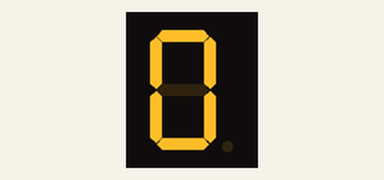
Recording of a sketch running on a simulated Arduino Uno, built with avr-gcc and run on an emulated ATmega328P. On the bench: 1-digit seven-segment display. Wiring (inferred from the names in the program): 1-digit 7-segment display, segments lit when LOW: segments pin 7, pin 6, pin 5, pin 11, pin 10, pin 8, pin 9, pin 4. The segment pins are drawn as the display they are named for.

Above: at 0.1 s.
At 10.1 s:
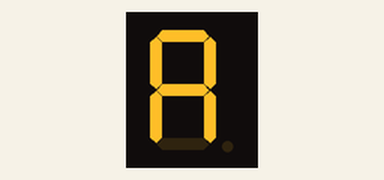
At 12.1 s:
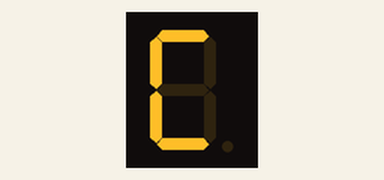
At 13.1 s:
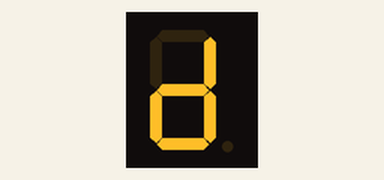
At 14.1 s:
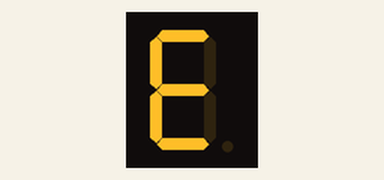
At 15.1 s:
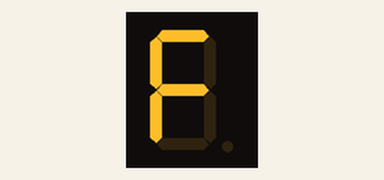

Measured:
- by itself, everything shown: repeats every 16.0 s, in 16 steps
- what the display in image 1 shows lasts 1.0 s, from 10.0 s to 11.0 s

The sketch:

sevenSegment.ino
```cpp
#include <Arduino.h>  // Import library Arduino untuk mengakses fungsi digitalWrite, pinMode, delay, dll

//7-Segment Display (Efficient Version)
//Display 0 - 9 and A - F

// Pin mapping segment - Array yang menyimpan nomor pin Arduino untuk setiap segmen
const int segmentPins[8] = {7, 6, 5, 11, 10, 8, 9, 4};  // Pin untuk a, b, c, d, e, f, g, dp
//a b c d e f g dp

// Segment pattern for 0-F - Array 2D untuk menyimpan pola setiap digit
// urutan segmen: a b c d e f g dp (1 = ON, 0 = OFF)
byte digitPattern[16][8] = {  // 16 baris (0-F), 8 kolom (untuk setiap segmen)

{1,1,1,1,1,1,0,0}, //0  -> segmen a,b,c,d,e,f hidup; g,dp mati
{0,1,1,0,0,0,0,0}, //1  -> hanya segmen b,c hidup
{1,1,0,1,1,0,1,0}, //2  -> segmen a,b,g,e,d hidup
{1,1,1,1,0,0,1,0}, //3  -> segmen a,b,c,d,g hidup
{0,1,1,0,0,1,1,0}, //4  -> segmen b,c,f,g hidup
{1,0,1,1,0,1,1,0}, //5  -> segmen a,c,d,f,g hidup
{1,0,1,1,1,1,1,0}, //6  -> segmen a,c,d,e,f,g hidup
{1,1,1,0,0,0,0,0}, //7  -> segmen a,b,c hidup
{1,1,1,1,1,1,1,0}, //8  -> semua segmen kecuali dp hidup
{1,1,1,1,0,1,1,0}, //9  -> segmen a,b,c,d,f,g hidup
{1,1,1,0,1,1,1,0}, //A  -> segmen a,b,c,e,f,g hidup
{0,0,1,1,1,1,1,0}, //b  -> segmen c,d,e,f,g hidup
{1,0,0,1,1,1,0,0}, //C  -> segmen a,d,e,f hidup
{0,1,1,1,1,0,1,0}, //d  -> segmen b,c,d,e,g hidup
{1,0,0,1,1,1,1,0}, //E  -> segmen a,d,e,f,g hidup
{1,0,0,0,1,1,1,0}  //F  -> segmen a,e,f,g hidup
};  // Tutup array digitPattern

// Fungsi menampilkan digit - Fungsi untuk menampilkan digit ke seven segment
// Parameter num = digit yang ingin ditampilkan (0-15)
void displayDigit(int num)
{
  // Loop untuk mengakses setiap segmen dari a sampai dp
  for(int i=0;i<8;i++)  // i dimulai dari 0, loop sampai i < 8 (8 segmen total)
  {
    // Kirim signal ke pin sesuai pola digit yang dipilih
    // !digitPattern[num][i] = negasi untuk logic Common Anode
    digitalWrite(segmentPins[i], !digitPattern[num][i]);
  }
}

// Fungsi setup - Dijalankan sekali saat Arduino dinyalakan
void setup()
{
  // Loop untuk mengatur pin segmen sebagai OUTPUT
  for(int i=0;i<8;i++)  // Loop untuk 8 pin segmen
  {
    // Atur pin sebagai OUTPUT agar bisa mengirim sinyal
    pinMode(segmentPins[i], OUTPUT);
  }
}

// Fungsi loop - Berjalan terus menerus setelah setup
void loop()
{
  // Loop untuk menampilkan digit 0 sampai F (0-15)
  for(int i=0;i<16;i++)  // i dimulai dari 0, loop sampai i < 16 (16 digit: 0-F)
  {
    displayDigit(i);  // Tampilkan digit ke-i (0,1,2,...,F)
    delay(1000);      // Tunggu 1000 milidetik (1 detik) sebelum digit berikutnya
  }
  // Setelah menampilkan F, loop kembali ke awal (i=0) dan tampilkan 0 lagi
}
```
